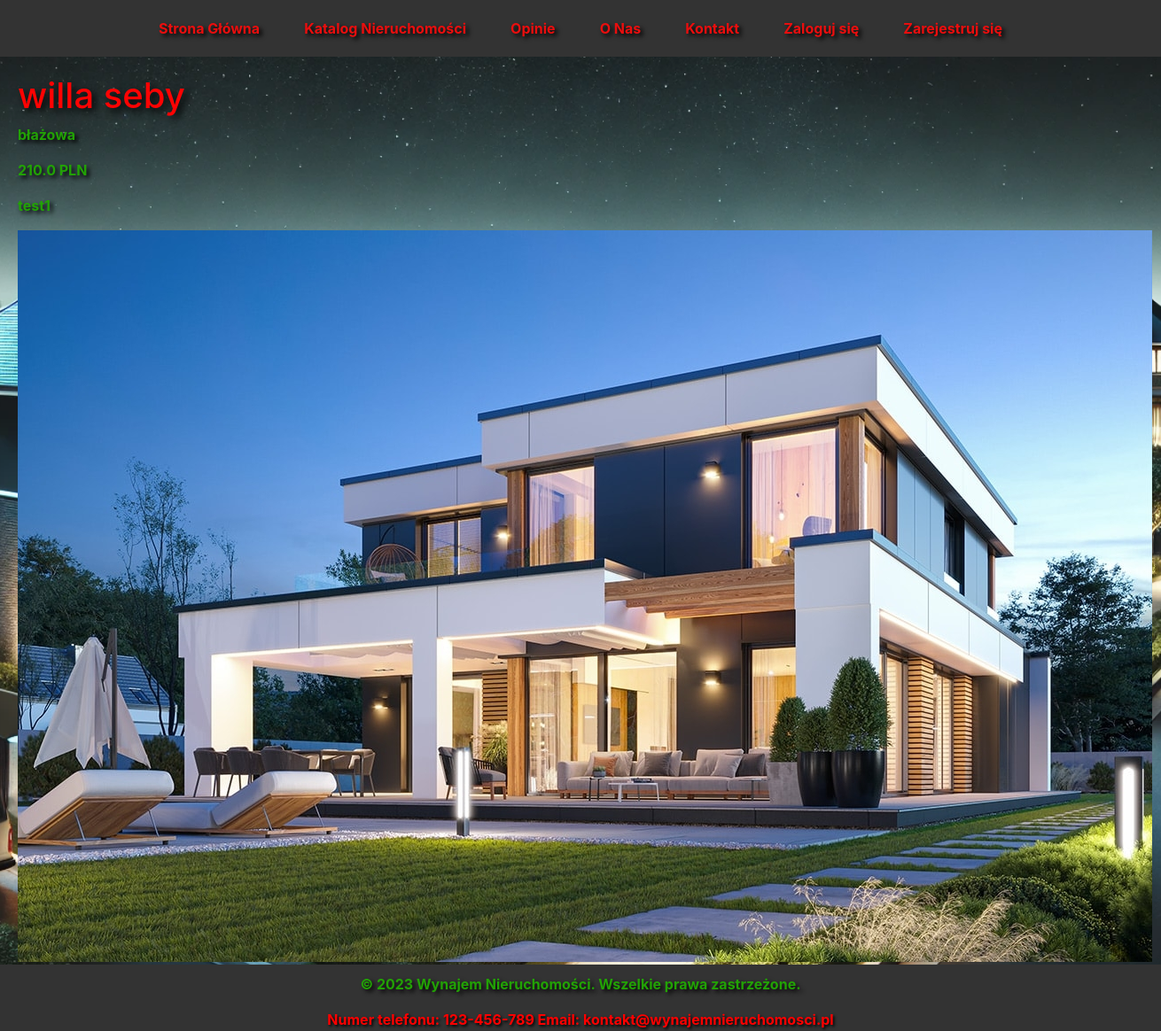
/property/1, run on the app's committed database.
### app.py (models this page shows, shortened)
class Nieruchomosc(db.Model):
    id = db.Column(db.Integer, primary_key=True)
    nazwa = db.Column(db.String(100), nullable=False)
    lokalizacja = db.Column(db.String(100), nullable=False)
    cena_dzienna = db.Column(db.Float, nullable=False)
    opis = db.Column(db.Text, nullable=True)
    image_file = db.Column(db.String(100), nullable=False, default='default.jpg')  # Upewnij się, że kolumna istnieje
    wynajmy = db.relationship('Wynajem', backref='nieruchomosc', lazy=True)
    opinions = db.relationship('Opinion', back_populates='nieruchomosc', lazy=True)
    zdjecia = db.relationship('Zdjecie', backref='nieruchomosc', lazy=True)
    rentals = db.relationship('Rental', back_populates='nieruchomosc', cascade="all, delete-orphan")

class Zdjecie(db.Model):
    id = db.Column(db.Integer, primary_key=True)
    filename = db.Column(db.String(100), nullable=False)
    nieruchomosc_id = db.Column(db.Integer, db.ForeignKey('nieruchomosc.id'), nullable=False)

### app.py (the view)
@app.route('/property/<int:property_id>')
def property_detail(property_id):
    nieruchomosc = Nieruchomosc.query.get_or_404(property_id)
    return render_template('property_detail.html', title=nieruchomosc.nazwa, nieruchomosc=nieruchomosc)

### templates/property_detail.html (shortened to what this page needs)
{% extends "base.html" %}
{% block content %}
<h1>{{ nieruchomosc.nazwa }}</h1>
<p>{{ nieruchomosc.lokalizacja }}</p>
<p>{{ nieruchomosc.cena_dzienna }} PLN</p>
<p>{{ nieruchomosc.opis }}</p>
<div class="property-gallery">
    {% for zdjecie in nieruchomosc.zdjecia %}
        <img src="{{ url_for('static', filename='uploads/' ~ zdjecie.filename) }}" alt="Zdjęcie {{ nieruchomosc.nazwa }}" style="margin-bottom: 10px;">
    {% endfor %}
</div>
<a href="{{ url_for('rent_property', property_id=nieruchomosc.id) }}" class="btn btn-primary">Zarezerwuj</a>
{% endblock %}

### static/css/styles.css (style rules this page uses)
body { font-family: Arial, sans-serif; background: url('../images/tlo.webp') no-repeat center center fixed; background-size: cover; color: #ff0000; margin: 0; padding: 0; font-weight: bold; }
h1, h2, h3, h4, h5, h6, .navbar-brand, .nav-link, .alert, footer div { font-weight: bold; font-size: 1,5em; color:red; text-shadow: 0.1em 0.1em 0.2em black; }
h1 { color: #ff0303; text-shadow: 0.1em 0.1em 0.2em black; }
p,li { color: #22a205; font-weight: bold; font-size: 1,5em; text-shadow: 0.2em 0.2em 0.3em black; }
.btn { padding: 5px 10px; border: none; cursor: pointer; text-decoration: none; font-size: 14px; margin-top: 10px; }

### data on the page
Nieruchomosc: nazwa "willa seby", lokalizacja "błażowa", cena_dzienna "210.0", opis "test1"
Zdjecie: filename (picture)
